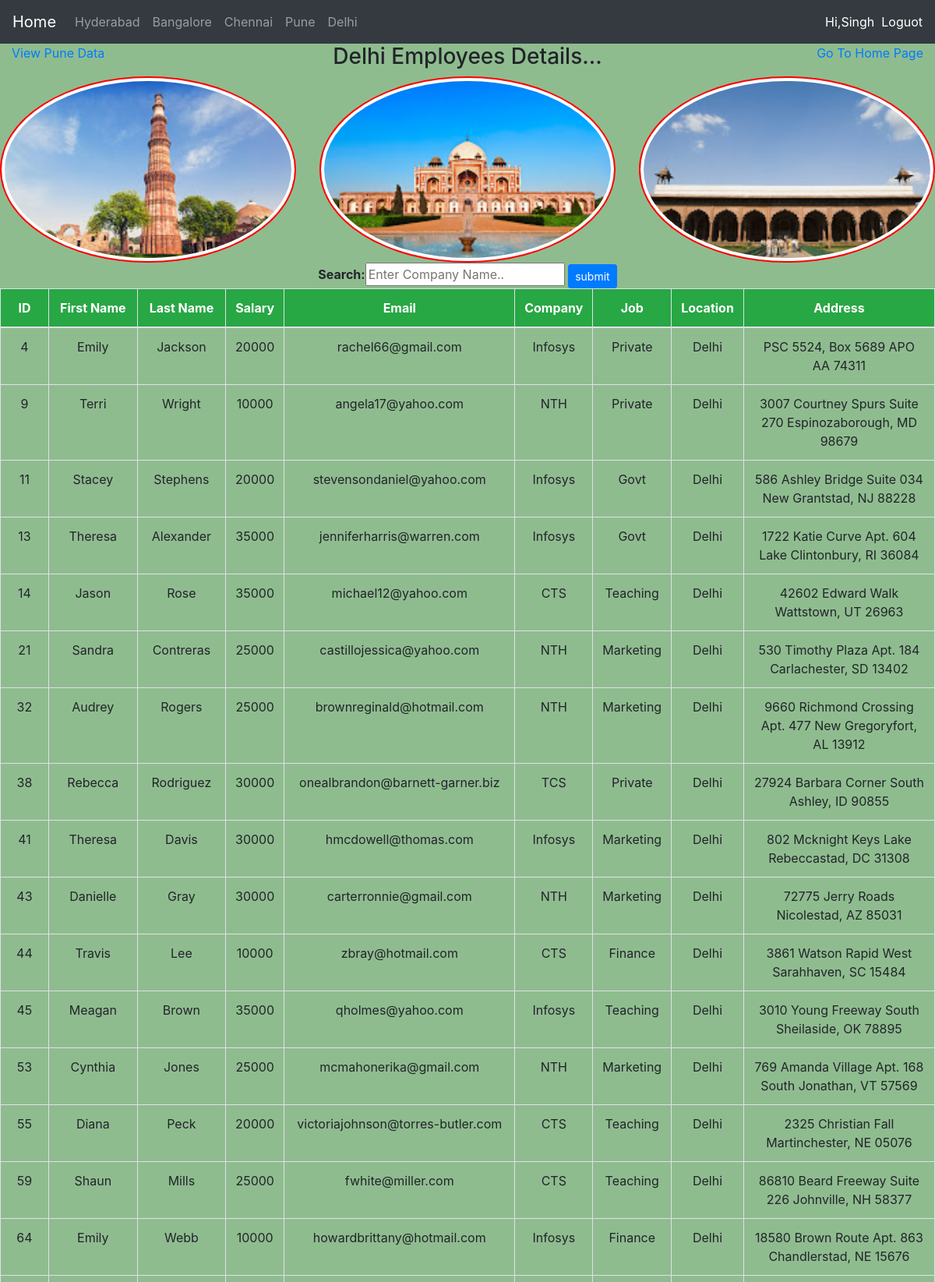
Page /delhi_data/ (signed in, upper part) on the committed database.
### employeedata/models.py (models this page shows)
class EmployeeData(models.Model):
    first_name = models.CharField(max_length = 20)
    last_name = models.CharField(max_length = 20)
    salary = models.IntegerField()
    email = models.EmailField(max_length = 20)
    company = models.CharField(max_length = 20)
    job = models.CharField(max_length = 20)
    location = models.CharField(max_length = 20)
    address = models.CharField(max_length = 100)

### employeedata/views.py (the view)
# urls.py: url(r'^delhi_data/',views.delhi_data, name='delhi_data'),
@login_required(login_url='login')
def delhi_data(request):
    if request.method == 'POST':
        company = request.POST.get('company')
        delhi_data = EmployeeData.objects.filter(location = 'Delhi') & EmployeeData.objects.filter(company = company)
        return render(request,'delhi_data.html',{'employees':delhi_data})
    else:
        delhi_data = EmployeeData.objects.filter(location = 'Delhi')
        return render(request,'delhi_data.html',{'employees': delhi_data})

### templates/delhi_data.html (shortened to what this page needs)
{% extends 'base.html' %}
{% load static %}
{% block content %}
<div class="container-fluid">
    <div class="row">
        <div class="col-md-3">
            <a href="{%url 'pune_data' %}"> View Pune Data</a>
        </div>
        <div class="col-md-6">
            <h3 class="text-center"> Delhi Employees Details...</h3>
        </div>
        <div class="col-md-3 text-right">
            <a href="{%url 'home_page' %}">Go To Home Page </a>
        </div>
    </div>
</div>
<div class="contaire-fluid">
     <div class="row">
         <div class="col-md-4">
              <img src="{% static 'images/delhi1.jpg' %}"
                 style="height:100%; width:100%; border-radius:50%; border:2px solid red;"
                 class="img-thumbnail">
         </div>
         <div class="col-md-4">
              <img src="{% static 'images/delhi2.jpg' %}"
                 style="height:100%; width:100%; border-radius:50%; border:2px solid red;"
                 class="img-thumbnail">
         </div>
         <div class="col-md-4">
              <img src="{% static 'images/delhi3.jpg' %}"
                 style="height:100%; width:100%; border-radius:50%; border:2px solid red;"
                 class="img-thumbnail">
         </div>
     </div>
</div>
{% include 'search_file.html' %}
{% if employees %}
<table class="table table-bordered text-center table-hover">
    <thead class="bg-success text-white">
    <tr>
        <th>ID</th>
        <th>First Name</th>
        <th>Last Name</th>
        <th>Salary</th>
        <th>Email</th>
        <th>Company</th>
        <th>Job</th>
        <th>Location</th>
        <th>Address</th>
    </tr>
    </thead>
    <tbody>
        {% for employee in employees %}
            <tr>
                <td>{{ employee.id }}</td>
                <td>{{ employee.first_name }}</td>
                <td>{{ employee.last_name }}</td>
                <td>{{ employee.salary }}</td>
                <td>{{ employee.email }}</td>
                <td>{{ employee.company }}</td>
                <td>{{ employee.job }}</td>
                <td>{{ employee.location }}</td>
                <td>{{ employee.address }}</td>
            </tr>
        {% endfor %}
    </tbody>
</table>
{% else %}
<h1>No EMployees Are Available</h1>
{% endif %}
{% endblock %}

### templates/navbar.html (shortened to what this page needs)
<!DOCTYPE html>
<html lang="en">
<head>
</head>
<body>
<nav class="navbar navbar-expand-lg navbar-dark bg-dark">
  <a class="navbar-brand" href="{% url 'home_page' %}">Home</a>
  <div class="collapse navbar-collapse" id="navbarNavAltMarkup">
    <div class="navbar-nav">
      <a class="nav-item nav-link" href="{% url 'hyd_data' %}">Hyderabad</a>
    <a class="nav-item nav-link" href="{% url 'bang_data' %}">Bangalore</a>
      <a class="nav-item nav-link" href="{% url 'chennai_data' %}">Chennai</a>
      <a class="nav-item nav-link" href="{% url 'pune_data' %}">Pune</a>
      <a class="nav-item nav-link" href="{% url 'delhi_data' %}">Delhi</a>
    </div>
  </div>
    <span style="color:white;"> Hi,{{ request.user| capfirst }}</span> &nbsp;&nbsp;
    <a href="{% url 'logout' %}" style="color:white;"> Loguot</a>
</nav>
</body>
</html>

### static/styles/styles.css (style rules this page uses)
body { background-color: darkseagreen; }

### rows in the picture
EmployeeData: id "4", first_name "Emily", last_name "Jackson", salary "20000", email "rachel66@gmail.com", company "Infosys", job "Private", location "Delhi", address "PSC 5524, Box 5689 APO AA 74311"
EmployeeData: id "9", first_name "Terri", last_name "Wright", salary "10000", email "angela17@yahoo.com", company "NTH", job "Private", location "Delhi", address "3007 Courtney Spurs Suite 270 Espinozaborough, MD 98679"
EmployeeData: id "11", first_name "Stacey", last_name "Stephens", salary "20000", email "stevensondaniel@yahoo.com", company "Infosys", job "Govt", location "Delhi", address "586 Ashley Bridge Suite 034 New Grantstad, NJ 88228"
EmployeeData: id "13", first_name "Theresa", last_name "Alexander", salary "35000", email "jenniferharris@warren.com", company "Infosys", job "Govt", location "Delhi", address "1722 Katie Curve Apt. 604 Lake Clintonbury, RI 36084"
EmployeeData: id "14", first_name "Jason", last_name "Rose", salary "35000", email "michael12@yahoo.com", company "CTS", job "Teaching", location "Delhi", address "42602 Edward Walk Wattstown, UT 26963"
EmployeeData: id "21", first_name "Sandra", last_name "Contreras", salary "25000", email "castillojessica@yahoo.com", company "NTH", job "Marketing", location "Delhi", address "530 Timothy Plaza Apt. 184 Carlachester, SD 13402"
EmployeeData: id "32", first_name "Audrey", last_name "Rogers", salary "25000", email "brownreginald@hotmail.com", company "NTH", job "Marketing", location "Delhi", address "9660 Richmond Crossing Apt. 477 New Gregoryfort, AL 13912"
EmployeeData: id "38", first_name "Rebecca", last_name "Rodriguez", salary "30000", email "onealbrandon@barnett-garner.biz", company "TCS", job "Private", location "Delhi", address "27924 Barbara Corner South Ashley, ID 90855"
EmployeeData: id "41", first_name "Theresa", last_name "Davis", salary "30000", email "hmcdowell@thomas.com", company "Infosys", job "Marketing", location "Delhi", address "802 Mcknight Keys Lake Rebeccastad, DC 31308"
EmployeeData: id "43", first_name "Danielle", last_name "Gray", salary "30000", email "carterronnie@gmail.com", company "NTH", job "Marketing", location "Delhi", address "72775 Jerry Roads Nicolestad, AZ 85031"
EmployeeData: id "44", first_name "Travis", last_name "Lee", salary "10000", email "zbray@hotmail.com", company "CTS", job "Finance", location "Delhi", address "3861 Watson Rapid West Sarahhaven, SC 15484"
EmployeeData: id "45", first_name "Meagan", last_name "Brown", salary "35000", email "qholmes@yahoo.com", company "Infosys", job "Teaching", location "Delhi", address "3010 Young Freeway South Sheilaside, OK 78895"
EmployeeData: id "53", first_name "Cynthia", last_name "Jones", salary "25000", email "mcmahonerika@gmail.com", company "NTH", job "Marketing", location "Delhi", address "769 Amanda Village Apt. 168 South Jonathan, VT 57569"
EmployeeData: id "55", first_name "Diana", last_name "Peck", salary "20000", email "victoriajohnson@torres-butler.com", company "CTS", job "Teaching", location "Delhi", address "2325 Christian Fall Martinchester, NE 05076"
EmployeeData: id "59", first_name "Shaun", last_name "Mills", salary "25000", email "fwhite@miller.com", company "CTS", job "Teaching", location "Delhi", address "86810 Beard Freeway Suite 226 Johnville, NH 58377"
EmployeeData: id "64", first_name "Emily", last_name "Webb", salary "10000", email "howardbrittany@hotmail.com", company "Infosys", job "Finance", location "Delhi", address "18580 Brown Route Apt. 863 Chandlerstad, NE 15676"

### other values in the picture
{{ request.user| capfirst }} "Singh"
